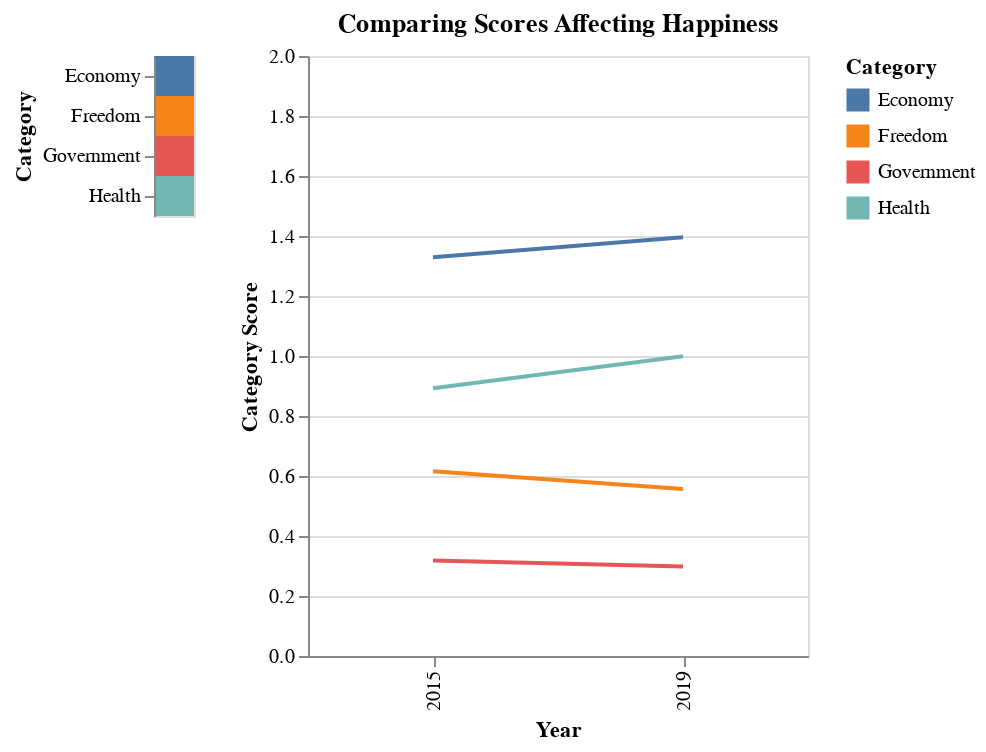

The notebook cell saved with this chart:
### Markdown cell above
### Interactive Plot: to visualize difference in economy, health, freedom, and government
#### - click left key for individual categories and hold shift for multiple -

### Code cell
start = "SELECT `Country`, `Happiness Rank`, `Happiness Score`, `Economy`, `Health`, `Freedom`, `Government` FROM `Happiness`.`" + starting_year + "` WHERE `Country` = '" + country + "'"
end = "SELECT `Country`, `Happiness Rank`, `Happiness Score`, `Economy`, `Health`, `Freedom`, `Government` FROM `Happiness`.`" + ending_year + "` WHERE `Country` = '" + country + "'"

start_df = pd.read_sql_query(start, conn)
start_df['Year'] = start_df['Year'] = starting_year
end_df = pd.read_sql_query(end, conn)
end_df['Year'] = end_df['Year'] = ending_year

all_df = pd.concat([start_df, end_df])
new_df = pd.melt(all_df, id_vars=['Year'], value_vars=['Economy', 'Health', 'Freedom', 'Government'], var_name = "Category")
new_df = new_df.rename(columns = {'value': 'Category Score'})

category = pd.DataFrame({'Category': ['Economy', 'Health', 'Freedom', 'Government']})
selection = alt.selection_multi(fields=['Category'])
color = alt.condition(selection, alt.Color('Category:N'), alt.value('lightgray'))
make_selector = alt.Chart(category).mark_rect().encode(y='Category', color=color).add_selection(selection)
score_chart = alt.Chart(new_df).mark_line().encode(x='Year:N', y=alt.Y('Category Score:Q', scale=alt.Scale(domain=[0, 2])), color='Category').transform_filter(selection).properties(title = "Comparing Scores Affecting Happiness", width = 250)

make_selector | score_chart

### Figure 1 — Vega-Lite specification as saved in the notebook (floating-point values rounded to 4 significant figures)
{"config": {"view": {"continuousWidth": 400, "continuousHeight": 300}}, "hconcat": [{"data": {"name": "data-c5cba7b0977e3917b40859c80914be5a"}, "mark": "rect", "encoding": {"color": {"condition": {"field": "Category", "type": "nominal", "selection": "selector020"}, "value": "lightgray"}, "y": {"field": "Category", "type": "nominal"}}, "selection": {"selector020": {"type": "multi", "fields": ["Category"]}}}, {"data": {"name": "data-d6cab32ccd4ef2d7566a38db6bde2a3e"}, "mark": "line", "encoding": {"color": {"field": "Category", "type": "nominal"}, "x": {"field": "Year", "type": "nominal"}, "y": {"field": "Category Score", "scale": {"domain": [0, 2]}, "type": "quantitative"}}, "title": "Comparing Scores Affecting Happiness", "transform": [{"filter": {"selection": "selector020"}}], "width": 250}], "$schema": "https://vega.github.io/schema/vega-lite/v4.17.0.json", "datasets": {"data-c5cba7b0977e3917b40859c80914be5a": [{"Category": "Economy"}, {"Category": "Health"}, {"Category": "Freedom"}, {"Category": "Government"}], "data-d6cab32ccd4ef2d7566a38db6bde2a3e": [{"Year": "2015", "Category": "Economy", "Category Score": 1.329}, {"Year": "2019", "Category": "Economy", "Category Score": 1.396}, {"Year": "2015", "Category": "Health", "Category Score": 0.8928}, {"Year": "2019", "Category": "Health", "Category Score": 0.999}, {"Year": "2015", "Category": "Freedom", "Category Score": 0.6158}, {"Year": "2019", "Category": "Freedom", "Category Score": 0.557}, {"Year": "2015", "Category": "Government", "Category Score": 0.3181}, {"Year": "2019", "Category": "Government", "Category Score": 0.298}]}}
